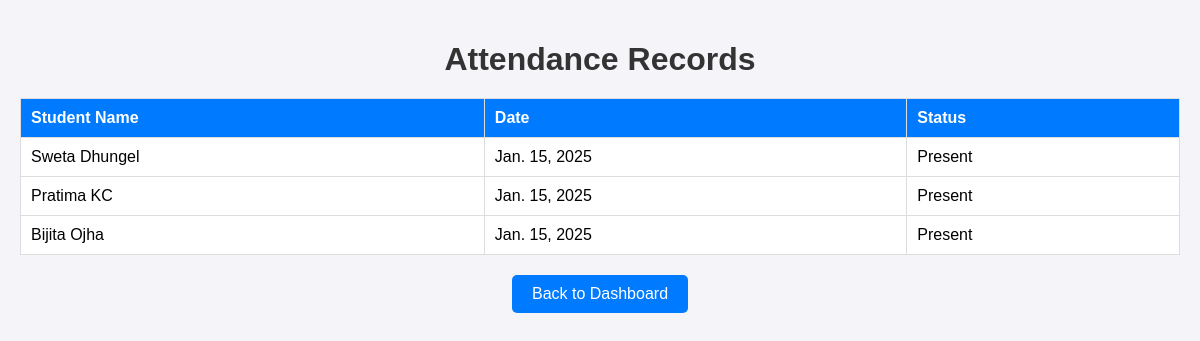
The page /attendance/ (signed in) on the database as committed earlier.
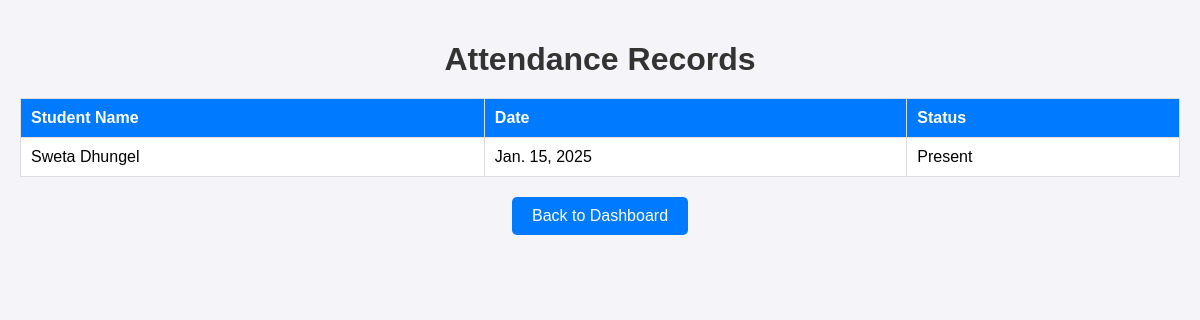
The same page on the database as committed later.
### attendance/models.py (models this page shows, shortened)
class Attendance(models.Model):
    student = models.ForeignKey(Student, on_delete=models.CASCADE, related_name='attendance_records')
    date = models.DateField(default=date.today)
    status = models.CharField(max_length=10, choices=[('Present', 'Present'), ('Absent', 'Absent')])
    class Meta:
        unique_together = ('student', 'date')
        ordering = ['-date']

class Student(models.Model):
    name = models.CharField(max_length=100)
    rollno = models.CharField(max_length=50, unique=True)
    photo = models.ImageField(upload_to='students/')
    facial_encoding = models.BinaryField()
    subject = models.ForeignKey(Teacher, on_delete=models.CASCADE, related_name='students')

### attendance/views.py (the view)
# urls.py: path('attendance/', views.view_attendance, name='view_attendance'),
def view_attendance(request):
    teacher_id = request.session.get('teacher_id')  # Fetch the logged-in teacher's ID
    if not teacher_id:
        return redirect('teacher_login')
    teacher = Teacher.objects.get(id=teacher_id)  # Get the Teacher instance
    students = Student.objects.filter(subject=teacher)  # Filter students taught by the teacher
    attendance_records = Attendance.objects.filter(student__in=students).order_by('-date')
    return render(request, 'view_attendance.html', {'attendance_records': attendance_records, 'teacher': teacher})

### attendance/templates/view_attendance.html (shortened to what this page needs)
<!DOCTYPE html>
<html lang="en">
<head>
</head>
<body>
    <h1>Attendance Records</h1>
    <table>
        <thead>
            <tr>
                <th>Student Name</th>
                <th>Date</th>
                <th>Status</th>
            </tr>
        </thead>
        <tbody>
            {% for record in attendance_records %}
            <tr>
                <td>{{ record.student.name }}</td>
                <td>{{ record.date }}</td>
                <td>{{ record.status }}</td>
            </tr>
            {% empty %}
            <tr>
                <td colspan="3" style="text-align: center;">No records found.</td>
            </tr>
            {% endfor %}
        </tbody>
    </table>
    <a href="{% url 'teacher_dashboard' %}" class="back-button">Back to Dashboard</a>
</body>
</html>

### attendance/templates/view_attendance.html (style rules this page uses)
body { font-family: Arial, sans-serif; margin: 0; padding: 20px; background-color: #f4f4f9; }
h1 { text-align: center; margin-bottom: 20px; color: #333; }
table { width: 100%; border-collapse: collapse; margin: 20px auto; background-color: #fff; }
th, td { padding: 10px; text-align: left; border: 1px solid #ddd; }
th { background-color: #007bff; color: white; }
.back-button { display: block; margin: 20px auto; text-align: center; padding: 10px 20px; font-size: 16px; background-color: #007bff; color: white; text-decoration: none; border-radius: 5px; width: fit-content; }

Rows that differ between the two databases and show on the page:
removed Attendance: student.name "Pratima KC", date "Jan. 15, 2025", status "Present"
removed Attendance: student.name "Bijita Ojha", date "Jan. 15, 2025", status "Present"
